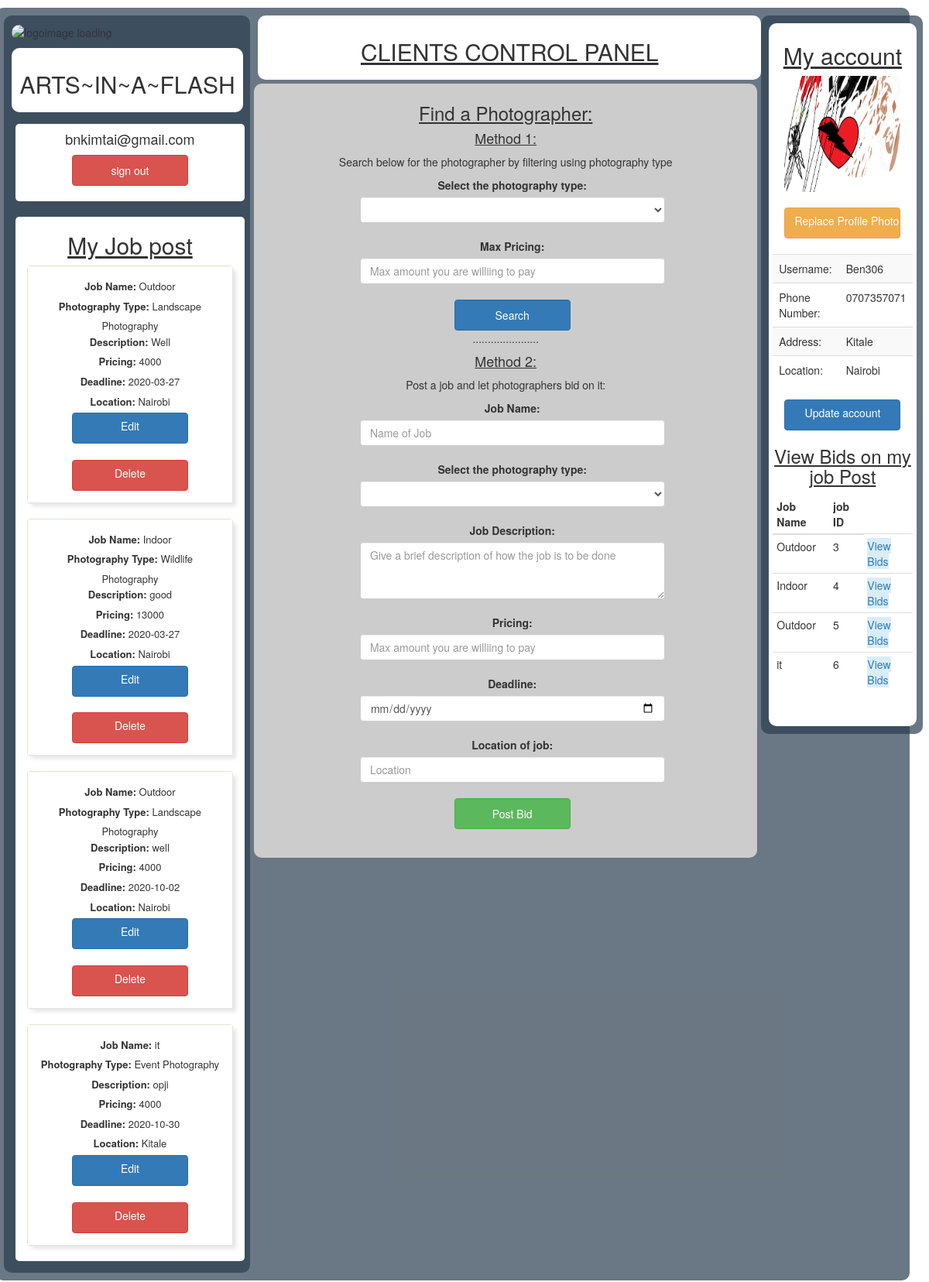
Screenshot of /client_dashboard.php (signed in) with the database file from the repository.
### tables this page shows
CREATE TABLE `posts` (
  `id` int(11) NOT NULL,
  `email` text NOT NULL,
  `job_name` text NOT NULL,
  `p_type` text NOT NULL,
  `phone_number` text NOT NULL,
  `description` text NOT NULL,
  `pricing` text NOT NULL,
  `deadline` date NOT NULL,
  `location` text NOT NULL
);

CREATE TABLE `client_details` (
  `c_id` int(11) NOT NULL,
  `email` text NOT NULL,
  `username` text NOT NULL,
  `phone_number` text NOT NULL,
  `address` text NOT NULL,
  `location` text NOT NULL,
  `image` blob NOT NULL
);

### client_dashboard.php (the view, shortened to what this page needs)
<?php
require "login/config.php";
   $email=$_SESSION["email"];
   $sql= "SELECT * FROM client_details WHERE email = '$email' ";
    $run = mysqli_query($link,$sql);
    $rows= mysqli_fetch_assoc($run);
    $fname=$rows['username'];
    $phone=$rows['phone_number'];
    $address=$rows['address'];
    $location=$rows['location'];
?>
<!DOCTYPE html>
  <html lang="en" dir="ltr">
  <head>
  <link rel="stylesheet" href="client_d.css">
<link rel="stylesheet" href="http://cdnjs.cloudflare.com/ajax/libs/font-awesome/4.4.0/css/font-awesome.min.css">
<link rel="stylesheet" href="http://maxcdn.bootstrapcdn.com/bootstrap/3.3.4/css/bootstrap.min.css">
  </head>
  <body>
<div class="row">
    <div class="leftbar">
                <div class="logo_img">
                  <img src="my_images/logo1.jpg" class="img"alt="logoimage loading" width='500' height ='300'>
                </div>
                <div class="title1">
                      <h2>Arts~in~a~flash</h2>
                </div>
                <div class="profile_sidebar">
                        			<h4><?php echo htmlspecialchars($_SESSION["email"]); ?></h4>
                        			<a href="client_logout.php">  <button class="btn btn-danger"  type="button" name="button">sign out </button></a>
          <br>
          <br>
                </div>
                <div class="profile_sidebar">
                <center><h2><u>My Job post</u></h2></center>
                 <?php
  $sql8 = "SELECT * FROM posts WHERE email = '$email' ";
  $run = mysqli_query($link, $sql8);
  while($rows8 = mysqli_fetch_assoc($run)) {
    echo "
      <p>
      <div class='col-md-12' >
        <div class='panel panel-success'  >
          <div class='panel-body'id='panel1'>
              <font size='2px'>
              <label>Job Name:</label>  $rows8[job_name]
              <br>
              <label>Photography Type:</label>  $rows8[p_type]
              <br>
              <label>Description:</label>  $rows8[description]
              <br>
              <label>Pricing:</label>  $rows8[pricing]
              <br>
              <label>Deadline:</label>  $rows8[deadline]
              <br>
              <label>Location:</label>  $rows8[location]
              <br>
              <td><a href='edit_post.php?edit_id=$rows8[id]' class='btn btn-primary'>Edit</button></a></td>
              <br>
              <br>
              <td><a href='client_dashboard.php?del_id=$rows8[id]' class='btn btn-danger'>Delete</button></a></td>
                </font>
          </div>
        </div>
      </div>
      <br>
      </p>
";
}
?>
                                    <br>
                                    <br>
                           </div>
    </div>
    <div class="centerbar">
                <div class="title">
                      <p><h2><u>Clients Control Panel</u></p>
                </div>
                <div class="maincontent">
                        <p><h3><u>Find a Photographer:</u></h3></p>
                        <p><h4><u>Method 1:   </u></h4></p>
                        <p>Search  below for the photographer by filtering using photography type</p>
                        <div class="col-md-12">
                          <div class="col-md-offset-2">
                            <div class="col-md-10">
                              <form method="post" action="filter_results.php">
                                   <label>Select the photography type:</label>
                                         <select class="form-control" name="selection" required="yes">
                                                <option></option>
                                                     <option>Event Photography</option>
                                         </select>
                                      <br>
                                      <label>Max Pricing:</label>
                                      <input type="text" class="form-control" placeholder="Max amount you are williing to pay" name="pricing" required="yes">
                                      <br>
                                      <input type="submit" class="btn btn-primary" value="Search" name="search">
                             </form>
                            </div>
                          </div>
                        </div>
                        ......................
                        <p><h4><u>Method 2:   </u></h4></p>
                        <p>Post a job and let photographers bid on it:</p>
                        <div class="col-md-12">
                          <div class="col-md-offset-2">
                            <div class="col-md-10">
                              <form method="post">
                              <label>Job Name:</label>
                                      <input type="text" class="form-control" placeholder="Name of Job" name="job_name" required="yes">
                                      <br>
                                   <label>Select the photography type:</label>
                                         <select class="form-control" name="selection" required="yes">
                                                <option></option>
                                                     <option>Event Photography</option>
                                         </select>
                                      <br>
                                      <label>Job Description:</label>
                                      <textarea class="form-control" name="description" required="yes" rows="3" placeholder="Give a brief description of how the job is to be done"></textarea>
                                      <br>
                                      <label>Pricing:</label>
                                      <input type="number" class="form-control" placeholder="Max amount you are williing to pay" name="pricing" required="yes">
                                      <br>
                                      <label>Deadline:</label>
                                      <input type="date" class="form-control" placeholder="Deadline" name="deadline" required="yes">
                                      <br>
                                      <label>Location of job:</label>
                                      <input type="text" class="form-control" placeholder="Location" name="location" required="yes">
                                      <br>
                                      <input type="submit" class="btn btn-success" value="Post Bid" name="post">
                             </form>
                            </div>
                          </div>
                        </div>
                 </div>
    </div>
                    <div class="rightbar">
                            <div class="account_info">
                          		<p><h2><u>My account</u></h2></p>
                                <?php
                               echo "<img src='images/$rows[image]' class='img-rounded' width='150' height = '150' >";
                               echo "<br>";
                               echo "<br>";
                                    $sql6= "SELECT * FROM client_details WHERE email = '$email' ";
                                    $run6 = mysqli_query($link,$sql6);
                                    $rows6= mysqli_fetch_assoc($run6);
                                    echo "<a href='edit_client_profile_photo.php?edit_id=$rows6[c_id]' class='btn btn-warning'>Replace Profile Photo</button></a>";
                              ?>
                              <br>
                              <br>
                                 <table class="table table-striped" >
                                   <tr>
                                     <td>Username:</td>
                                     <td>
                                       <?php  echo $fname; ?>
                                     </td>
                                   </tr>
                                    <tr>
                                     <td>Phone Number:</td>
                                     <td>
                                       <?php echo $phone; ?>
                                     </td>
                                   </tr>
                                   <tr>
                                     <td>Address:</td>
                                     <td>
                                       <?php echo $address; ?>
                                     </td>
                                   </tr><tr>
                                     <td>Location:</td>
                                     <td>
                                       <?php echo $location; ?>
                                     </td>
                                   </tr>
                                 </table>
                                    <?php
                                    $sql4= "SELECT * FROM client_details WHERE email = '$email' ";
                                    $run4 = mysqli_query($link,$sql4);
                                    $rows4= mysqli_fetch_assoc($run4);
                                    echo "<a href='edit_client_account.php?edit_id=$rows4[c_id]' class='btn btn-primary'>Update account</button></a>";
                                    ?>
                                  <p><h3><u>View Bids on my job Post</u></h3></p>
                                <?php
                                    $sql11= "SELECT * FROM posts  WHERE email = '$email' ";
                                    $run11 = mysqli_query($link,$sql11);
                                    echo "
                                     <table class='table table-condensed' >
                                     <thead>
                                     <th>Job Name</th>
                                     <th>job ID</th>
                                   </thead>
                                    ";
                                    while($rows11= mysqli_fetch_assoc($run11)){
                                       ?>
                                       <tr>
                                         <td><?php echo $rows11['job_name'] ?></td>
                                         <td><?php echo $rows11['id']  ?></td>
                                         <?php echo " <td><a href='bids.php?bid_id=$rows11[id]'' class='bg-info'>View Bids</a></td>" ; ?>
                                       </tr>
                                  <?php  } ?>
                                  </table>
                               <br>
                            </div>
                      </div>
</div>
</body>
</html>

### client_d.css (style rules this page uses)
body { background-color:#808080; font-family: arial; box-sizing: border-box; color: black; margin:20px 30px; line-height: 1.4; padding: 10px; }
.row { background: rgba(44,62,80,0.7); height: 100%; width: 100%; border: 1px; border-radius: 10px; padding: 5px; display: flex; flex-direction: row; }
.leftbar { display: flex; background: rgba(44,62,80,0.7); height: 99%; border: 1px ; border-radius: 10px; padding: 5px; flex:1; margin: 5px; flex-direction:column; width:30%; }
.rightbar { background: rgba(44,62,80,0.7); height: 99%; border: 1px ; border-radius: 10px; padding: 5px; margin: 5px; width:50%; }
.btn { color: white; background-color: green; width: 150px; height: 40px; border-radius: 10px; }
.logo_img { display:block; margin: 5px; border:1px; border-radius: 10px; }
.logo_img img { width: 100%; border:1px; border-radius: 10px; }
.profile_sidebar { background-color:white; border:1px; border-radius:5px; margin: 10px; text-align: center; width:96%; }
.title { display:block; margin: 5px; text-align: center; padding: 10px; border:1px; border-radius: 10px; text-transform: uppercase; background-color:white; width:100%; }
.title1 { display:block; margin: 5px; text-align: center; padding: 10px; border:1px; border-radius: 10px; text-transform: uppercase; background-color:white; width:97%; }
.maincontent { background-color: #ccc; padding:5px; text-align: center; border-radius: 10px; height: 1000px; width:650px; }
.account_info { flex:1; height: 100%; width: 96%; border-radius: 10px; margin: 5px; text-align: center; padding: 5px; background-color: white; }
.table { text-align: left; }

### client_dashboard.php (style rules this page uses)
.panel-body#panel1 { background-color: white; box-shadow: #e6e6e6 5px 5px 5px; }

### rows the page displays
posts: job_name "Outdoor", p_type "Landscape Photography", description "Well", pricing "4000", deadline "2020-03-27", location "Nairobi", id "3"
posts: job_name "Indoor", p_type "Wildlife Photography", description "good", pricing "13000", deadline "2020-03-27", location "Nairobi", id "4"
posts: job_name "Outdoor", p_type "Landscape Photography", description "well", pricing "4000", deadline "2020-10-02", location "Nairobi", id "5"
posts: job_name "it", p_type "Event Photography", description "opji", pricing "4000", deadline "2020-10-30", location "Kitale", id "6"
client_details: image (picture), username "Ben306", phone_number "0707357071", address "Kitale", location "Nairobi"

### other values shown
$_SESSION["email"] "bnkimtai@gmail.com"
